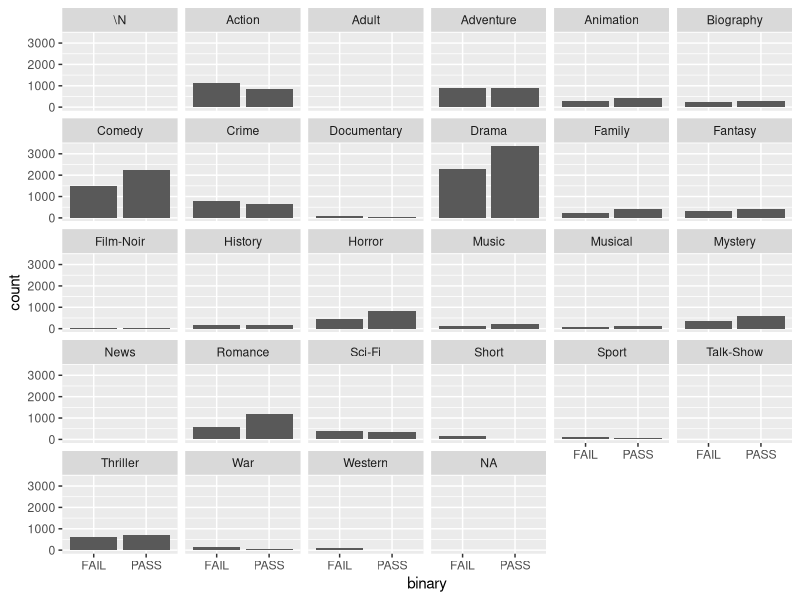
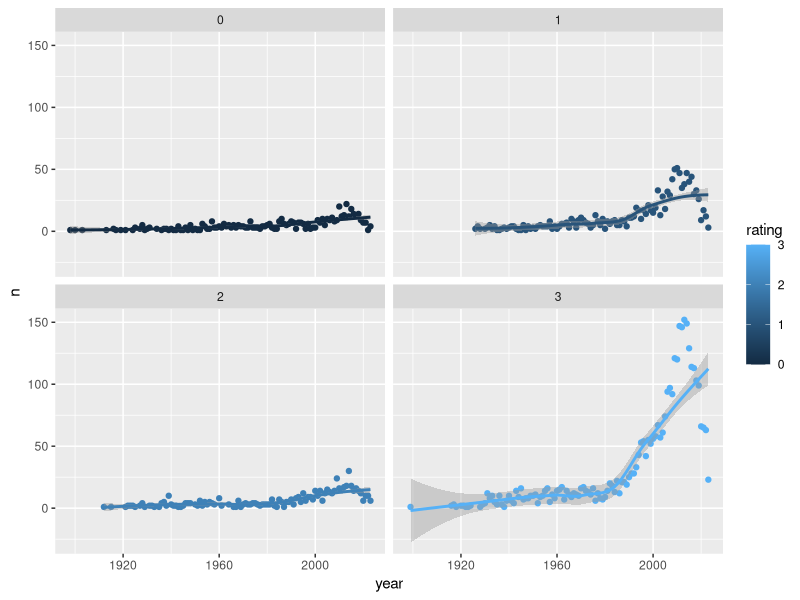
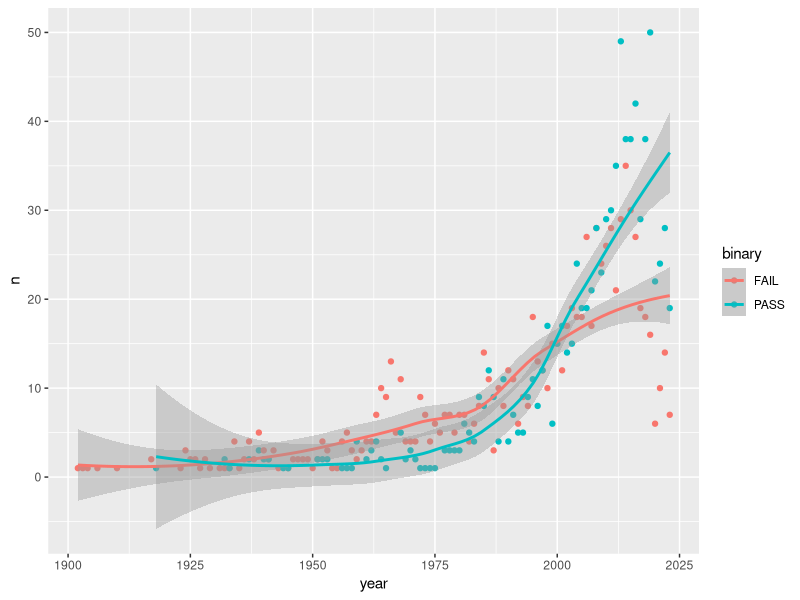
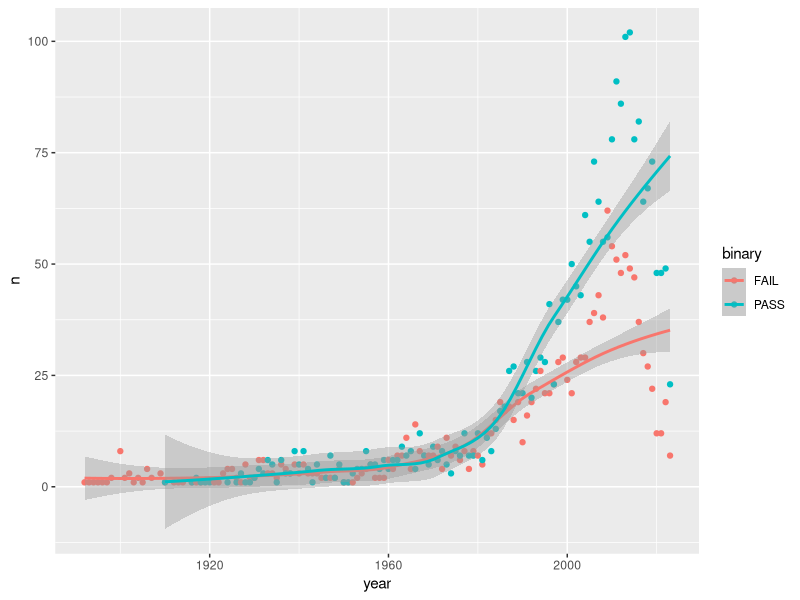
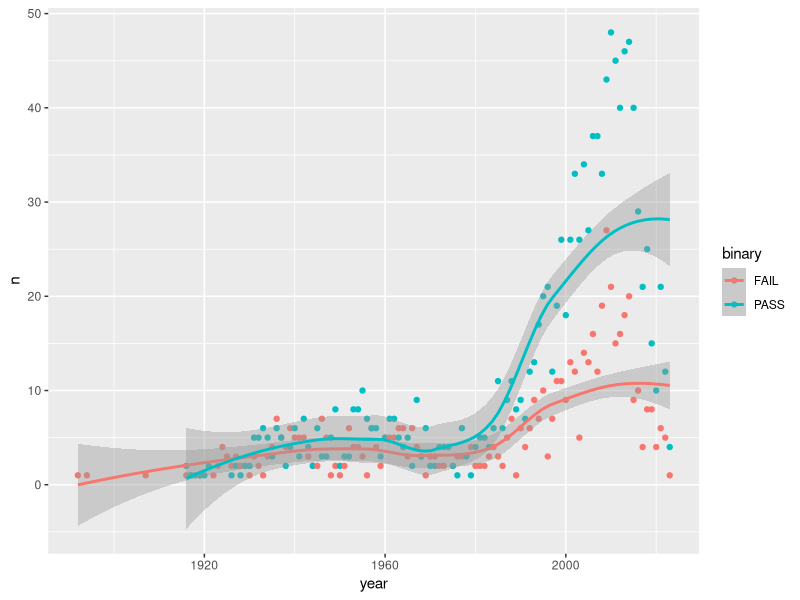
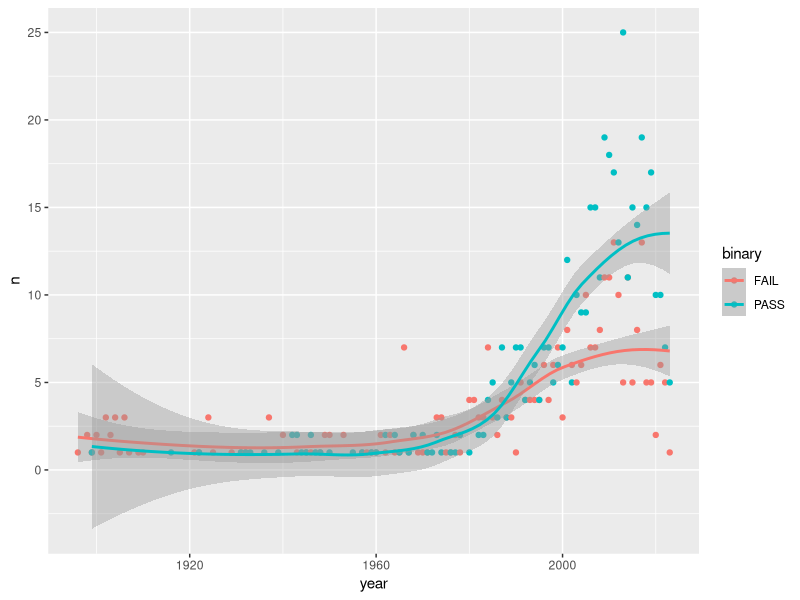
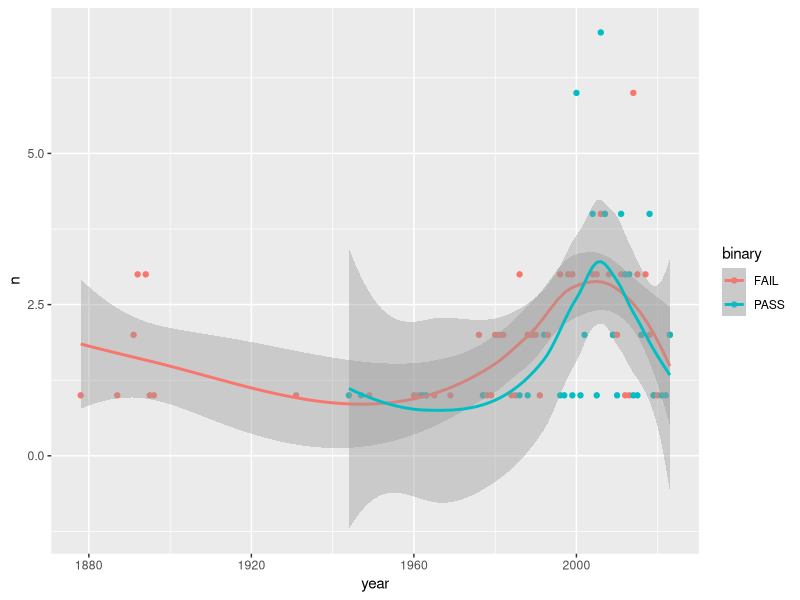
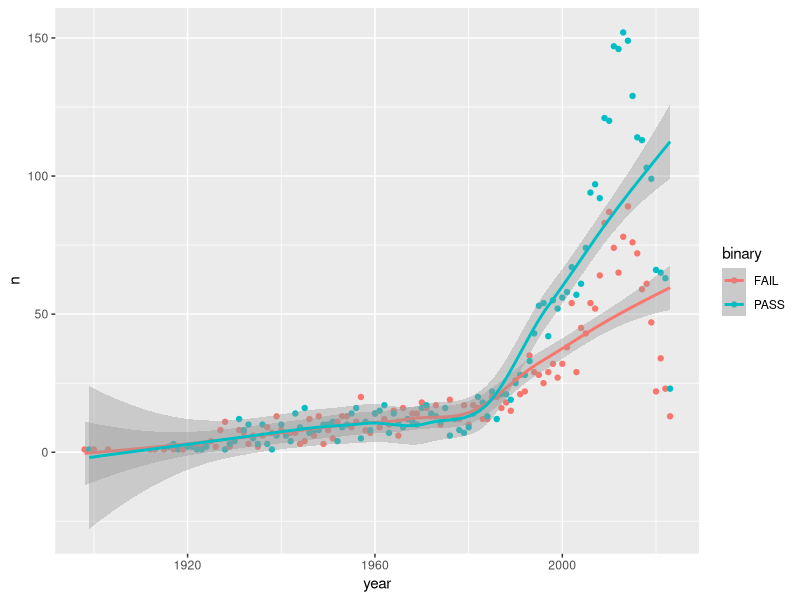

Here is the R script that generated these plots, in order:
## ---- chunk 1
library(tidyverse)
library(forcats)
## ---- chunk 2
basics.movies <- read_csv("data/basics_movies.csv")
head(basics.movies)
## ---- chunk 3
basics.movies <- basics.movies |>separate_rows(genres, sep = ",") # movies appear multiple times for multiple genres
basics.movies <- basics.movies |> mutate(binary = if_else(rating == 3, "PASS", "FAIL"))
## ---- chunk 4
basics.movies |>
  ggplot(mapping = aes(x = binary)) +
  geom_bar() +
  facet_wrap(~genres)
## ---- chunk 5
basics.movies %>% filter(genres == "Drama") %>% 
  group_by(year, rating) %>% summarise(n = n()) %>%
  ggplot(mapping = aes(x = year, y = n, color = rating)) +
  geom_point() + 
  geom_smooth() +
  facet_wrap(~rating)
## ---- chunk 6
basics.movies %>% filter(genres == "Adventure") %>% 
  group_by(year, binary) %>% summarise(n = n()) %>%
  ggplot(mapping = aes(x = year, y = n, color = binary)) +
  geom_point() + 
  geom_smooth()
## ---- chunk 7
basics.movies %>% filter(genres == "Comedy") %>% 
  group_by(year, binary) %>% summarise(n = n()) %>%
  ggplot(mapping = aes(x = year, y = n, color = binary)) +
  geom_point() + 
  geom_smooth()
## ---- chunk 8
basics.movies %>% filter(genres == "Romance") %>% 
  group_by(year, binary) %>% summarise(n = n()) %>%
  ggplot(mapping = aes(x = year, y = n, color = binary)) +
  geom_point() + 
  geom_smooth()
## ---- chunk 9
basics.movies %>% filter(genres == "Fantasy") %>% 
  group_by(year, binary) %>% summarise(n = n()) %>%
  ggplot(mapping = aes(x = year, y = n, color = binary)) +
  geom_point() + 
  geom_smooth()
## ---- chunk 10
basics.movies %>% filter(genres == "Sport") %>% 
  group_by(year, binary) %>% summarise(n = n()) %>%
  ggplot(mapping = aes(x = year, y = n, color = binary)) +
  geom_point() + 
  geom_smooth()
## ---- chunk 11
basics.movies %>% filter(genres == "Drama") %>% 
  group_by(year, binary) %>% summarise(n = n()) %>%
  ggplot(mapping = aes(x = year, y = n, color = binary)) +
  geom_point() + 
  geom_smooth()
## ---- chunk 12
proportion_pass <- basics.movies |> ## select(title, rating, binary, genres, year) |>
  filter(!genres %in% c("News", "Adult", "Talk-Show", "\\N")) |>
  group_by(genres) |>
  mutate(prop_pass = sum(binary == "PASS") / n()) |>
  filter(!is.na(genres)) |>
  mutate(decade = 10 * (year %/% 10))|>
  filter(decade >= 1980) 
  

ggplot(proportion_pass, aes(x = reorder(genres, prop_pass), y = prop_pass)) + 
  geom_segment(aes(xend = reorder(genres, prop_pass), y = 0, yend = prop_pass), color = "darkseagreen", linewidth = 2) +
  geom_point(color = "seagreen", size = 3) +
  coord_flip() +
  theme_minimal() +
  theme(axis.text.x = element_text(size = 11)) +
  ylab("Proportion of Movies that Pass") +
  facet_wrap(~ decade) +
  xlab("Genres")
## ---- chunk 13
rug_plots <- basics.movies |> 
  filter(genres == "Action") |> 
  mutate(binary = if_else(binary == "PASS", 1, 0))
 # mutate(binary = factor(binary))

rug_plots.pass <- rug_plots |>
  filter(binary == 1)

rug_plots.fail <- rug_plots |>
  filter(binary == 0)

ggplot(data = rug_plots, mapping = aes(x = year, y = binary)) +
  geom_rug(data = rug_plots.pass, sides = "t", color = "darkblue", size = 1) +
  geom_rug(data = rug_plots.fail, sides = "b", color = "darkred", size = 1) +
  geom_smooth(method = "glm", method.args = list(family = "binomial"), se = F, color = "seagreen")
## ---- chunk 14
rug_plots <- basics.movies |> 
  filter(genres == "Romance") |> 
  mutate(binary = if_else(binary == "PASS", 1, 0))
 # mutate(binary = factor(binary))

rug_plots.pass <- rug_plots |>
  filter(binary == 1)

rug_plots.fail <- rug_plots |>
  filter(binary == 0)

ggplot(data = rug_plots, mapping = aes(x = year, y = binary)) +
  geom_rug(data = rug_plots.pass, sides = "t", color = "darkblue", size = 1) +
  geom_rug(data = rug_plots.fail, sides = "b", color = "darkred", size = 1) +
  geom_smooth(method = "glm", method.args = list(family = "binomial"), se = F, color = "seagreen")
## ---- chunk 15
rug_plots <- basics.movies |> 
  filter(genres == "Sport") |> 
  mutate(binary = if_else(binary == "PASS", 1, 0))
 # mutate(binary = factor(binary))

rug_plots.pass <- rug_plots |>
  filter(binary == 1)

rug_plots.fail <- rug_plots |>
  filter(binary == 0)

ggplot(data = rug_plots, mapping = aes(x = year, y = binary)) +
  geom_rug(data = rug_plots.pass, sides = "t", color = "darkblue", size = 1) +
  geom_rug(data = rug_plots.fail, sides = "b", color = "darkred", size = 1) +
  geom_smooth(method = "glm", method.args = list(family = "binomial"), se = F, color = "seagreen")
## ---- chunk 16
rug_plots <- basics.movies |> 
  filter(genres == "Adventure") |> 
  mutate(binary = if_else(binary == "PASS", 1, 0))
 # mutate(binary = factor(binary))

rug_plots.pass <- rug_plots |>
  filter(binary == 1)

rug_plots.fail <- rug_plots |>
  filter(binary == 0)

ggplot(data = rug_plots, mapping = aes(x = year, y = binary)) +
  geom_rug(data = rug_plots.pass, sides = "t", color = "darkblue", size = 1) +
  geom_rug(data = rug_plots.fail, sides = "b", color = "darkred", size = 1) +
  geom_smooth(method = "glm", method.args = list(family = "binomial"), se = F, color = "seagreen")
## ---- chunk 17
rug_plots <- basics.movies |> 
  filter(genres == "Romance" | genres == "Comedy") |>   # RomCom plot
  mutate(binary = if_else(binary == "PASS", 1, 0))
 # mutate(binary = factor(binary))

rug_plots.pass <- rug_plots |>
  filter(binary == 1)

rug_plots.fail <- rug_plots |>
  filter(binary == 0)

ggplot(data = rug_plots, mapping = aes(x = year, y = binary)) +
  geom_rug(data = rug_plots.pass, sides = "t", color = "darkblue", size = 1) +
  geom_rug(data = rug_plots.fail, sides = "b", color = "darkred", size = 1) +
  geom_smooth(method = "glm", method.args = list(family = "binomial"), se = F, color = "seagreen")
## ---- chunk 18
rug_plots <- basics.movies |> 
  filter(genres == "Sci-Fi") |> 
  mutate(binary = if_else(binary == "PASS", 1, 0))
 # mutate(binary = factor(binary))

rug_plots.pass <- rug_plots |>
  filter(binary == 1)

rug_plots.fail <- rug_plots |>
  filter(binary == 0)

ggplot(data = rug_plots, mapping = aes(x = year, y = binary)) +
  geom_rug(data = rug_plots.pass, sides = "t", color = "darkblue", size = 1) +
  geom_rug(data = rug_plots.fail, sides = "b", color = "darkred", size = 1) +
  geom_smooth(method = "glm", method.args = list(family = "binomial"), se = F, color = "seagreen")
